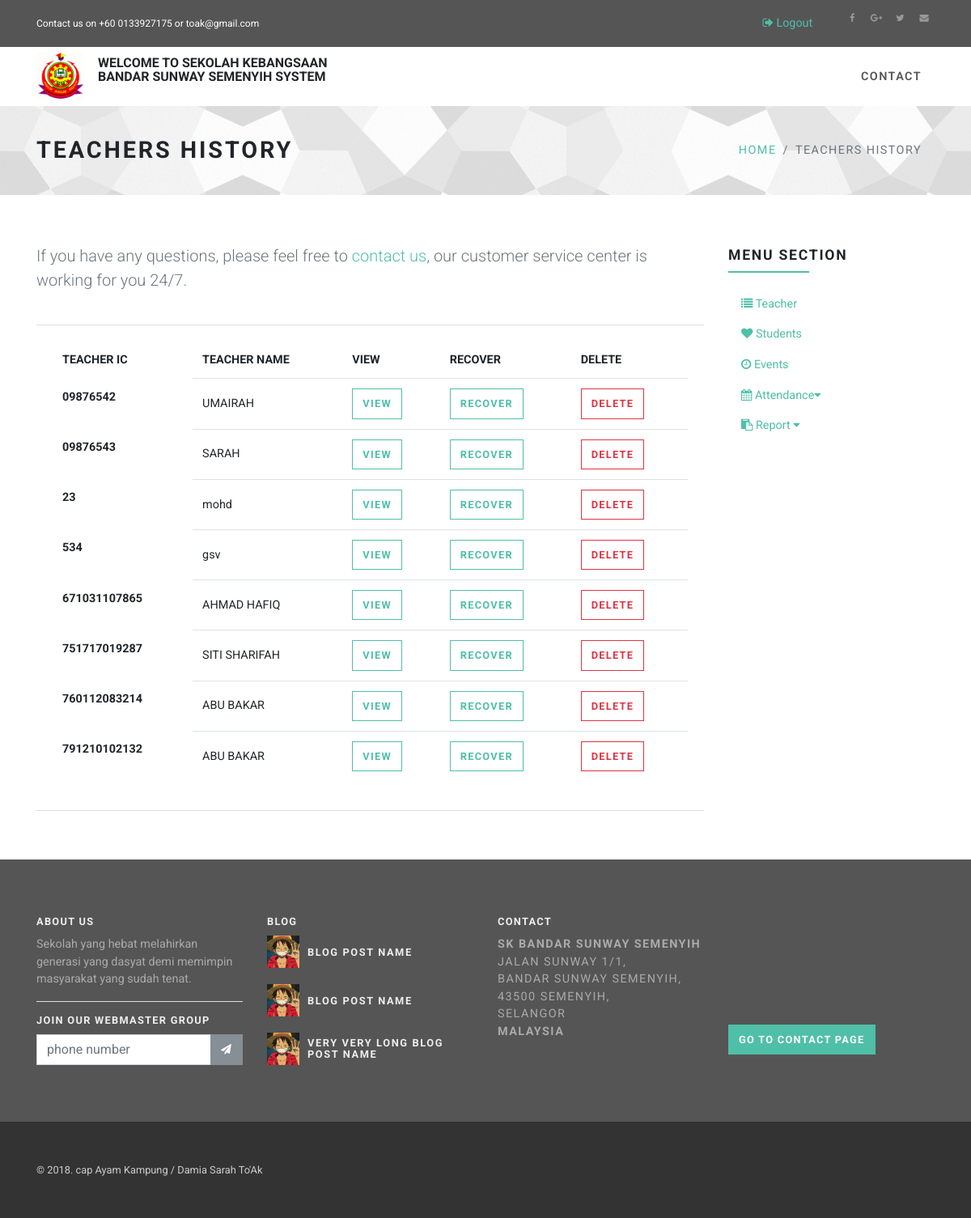
The page /history_teacher.php on the database its author committed.
### tables this page shows
CREATE TABLE `history_teacher` (
  `ht_ic` varchar(12) NOT NULL,
  `ht_name` varchar(20) NOT NULL,
  `ht_address` varchar(50) NOT NULL,
  `state_id` varchar(50) NOT NULL,
  `educationID` varchar(15) NOT NULL,
  `ht_nophone` int(10) NOT NULL,
  `g_id` varchar(6) NOT NULL,
  `form_id` varchar(10) NOT NULL,
  `class_id` varchar(10) NOT NULL,
  `ht_email` varchar(30) NOT NULL
);

### history_teacher.php (the view, shortened to what this page needs)
<!DOCTYPE html>
<html>
  <head>
    <link rel="stylesheet" href="vendor/bootstrap/css/bootstrap.min.css">
    <link rel="stylesheet" href="vendor/font-awesome/css/font-awesome.min.css">
    <link rel="stylesheet" href="vendor/bootstrap-select/css/bootstrap-select.min.css">
    <link rel="stylesheet" href="vendor/owl.carousel/assets/owl.carousel.css">
    <link rel="stylesheet" href="vendor/owl.carousel/assets/owl.theme.default.css">
    <link rel="stylesheet" href="css/style.default.css" id="theme-stylesheet">
    <link rel="stylesheet" href="css/custom.css">
  </head>
  <body>
    <div id="all">
      <div class="top-bar">
        <div class="container">
          <div class="row d-flex align-items-center">
            <div class="col-md-6 d-md-block d-none">
              <p>Contact us on +60 0133927175 or toak@gmail.com</p>
            </div>
            <div class="col-md-6">
              <div class="d-flex justify-content-md-end justify-content-between">
				<div class="panel-body">
                  <ul class="nav nav-pills flex-column text-sm">
                    <li class="nav-item"><a href="index.php" class="nav-link"><i class="fa fa-sign-out"></i> Logout</a></li>
                  </ul>
                </div>
                <ul class="social-custom list-inline">
                  <li class="list-inline-item"><a href="https://www.facebook.com/muhammadaimanroselee"><i class="fa fa-facebook"></i></a></li>
                  <li class="list-inline-item"><a href="https://www.instagram.com/_arolee/"><i class="fa fa-google-plus"></i></a></li>
                  <li class="list-inline-item"><a href="https://twitter.com/aimanroselee"><i class="fa fa-twitter"></i></a></li>
                  <li class="list-inline-item"><a href="https://accounts.google.com/ServiceLogin?sacu=1&hl=en&service=lso#identifier"><i class="fa fa-envelope"></i></a></li>
                </ul>
              </div>
            </div>
          </div>
        </div>
      </div>
      <header class="nav-holder make-sticky">
        <div id="navbar" role="navigation" class="navbar navbar-expand-lg">
          <div class="container"><a href="homepage_admin.php" class="navbar-brand home"><img src="img/logosekolah.jpg" height="60px;" width="60p;" alt="SK BSS logo" class="d-none d-md-inline-block"></a><h5>WELCOME TO SEKOLAH KEBANGSAAN <br>BANDAR SUNWAY SEMENYIH SYSTEM</h5>
            <div id="navigation" class="navbar-collapse collapse">
              <ul class="nav navbar-nav ml-auto">
                <li class="nav-item "><a href="contact.php">Contact <b class="caret"></b></a></li>
              </ul>
            </div>
          </div>
        </div>
      </header>
      <?php
        include 'dbconnect.php';
        $query = 'SELECT  ht_ic,ht_name from history_teacher';
        $result = mysqli_query($conn,$query) or die('SQL error');
      ?>
      <div id="heading-breadcrumbs">
        <div class="container">
          <div class="row d-flex align-items-center flex-wrap">
            <div class="col-md-7">
              <h1 class="h2">Teachers History</h1>
            </div>
            <div class="col-md-5">
              <ul class="breadcrumb d-flex justify-content-end">
                <li class="breadcrumb-item"><a href="homepage_admin.php">Home</a></li>
                <li class="breadcrumb-item active">Teachers History</li>
              </ul>
            </div>
          </div>
        </div>
      </div>
      <div id="content">
        <div class="container">
          <div class="row bar mb-0">
            <div id="customer-orders" class="col-md-9">
              <p class="text-muted lead">If you have any questions, please feel free to <a href="contact.php">contact us</a>, our customer service center is working for you 24/7.</p>
              <div class="box mt-0 mb-lg-0">
                <div class="table-responsive">
        					<table class="table table-hover">
                      <tr>
                        <th>TEACHER IC </th>
                        <th>TEACHER NAME </th>
                        <th>VIEW</th>
                        <th>RECOVER</th>
                        <th>DELETE</th>
                      </tr>
                      <?php
                        while($row = mysqli_fetch_array($result, MYSQLI_ASSOC))
                        {
                      ?>
                        <tr>
                          <th><?php echo $row['ht_ic']; ?></th>
                          <td><?php echo $row['ht_name']; ?></td>
                          <td><a href="info_history_teacher.php?ht_ic=<?php echo $row['ht_ic']; ?>" class="btn btn-outline-primary">VIEW</a></td>
                          <td><a href="" class="btn btn-outline-primary recover" data-action="recover" data-body-message="Are you sure to recover this data?" data-redirect-url="teacher_restore.php?ht_ic=<?php echo $row['ht_ic']; ?>">RECOVER</a></td>
                          <td><a href="" class="btn btn-outline-danger delete" data-action="delete" data-body-message="Are you sure to permanently delete this data?" data-redirect-url="delete_history_teacher.php?ht_ic=<?php echo $row['ht_ic']; ?>">DELETE</a></td>
                        </tr>
                        <?php
                        }
                      ?>
                  </table>
                </div>
              </div>
            </div>
            <div class="col-lg-3 mt-4 mt-lg-0">
              <div class="panel panel-default sidebar-menu">
                <div class="panel-heading">
                  <h3 class="h4 panel-title">Menu section</h3>
                </div>
                <div class="panel-body">
                  <ul class="nav nav-pills flex-column text-sm">
                    <li class="nav-item"><a href="list_teacher.php" class="nav-link"><i class="fa fa-list"></i> Teacher</a></li>
                    <li class="nav-item"><a href="list_student.php" class="nav-link"><i class="fa fa-heart"></i> Students</a></li>
          <li class="nav-item"><a href="list_event.php" class="nav-link"><i class="fa fa-clock-o"></i> Events</a></li>
                    <li class="nav-item dropdown"><a href="" class="nav-link" data-toggle="dropdown" class="dropdown-toggle"><i class="fa fa-calendar"></i> Attendance<i class="fa fa-caret-down"></i></a>
          </li>
          <li class="nav-item dropdown" ><a href="" class="nav-link" data-toggle="dropdown" class="dropdown-toggle"><i class="fa fa-clipboard" ></i> Report <i class="fa fa-caret-down"></i></a>
          </li>
                  </ul>
                </div>
              </div>
      </div>
      </div>
    </div>
    </div>
      <footer class="main-footer">
        <div class="container">
          <div class="row">
            <div class="col-lg-3">
              <h4 class="h6">About Us</h4>
              <p>Sekolah yang hebat melahirkan generasi yang dasyat demi memimpin masyarakat yang sudah tenat.</p>
              <hr>
              <h4 class="h6">Join Our Webmaster Group</h4>
              <form>
                <div class="input-group">
                  <input type="text" class="form-control" placeholder="phone number">
                  <div class="input-group-append">
                    <button type="button" class="btn btn-secondary"><i class="fa fa-send"></i></button>
                  </div>
                </div>
              </form>
            </div>
            <div class="col-lg-3">
              <h4 class="h6">Blog</h4>
              <ul class="list-unstyled footer-blog-list">
                <li class="d-flex align-items-center">
                  <div class="image"><img src="img/luffy.png" alt="..." class="img-fluid"></div>
                  <div class="text">
                    <h5 class="mb-0"> <a href="post.html">Blog post name</a></h5>
                  </div>
                </li>
                <li class="d-flex align-items-center">
                  <div class="image"><img src="img/luffy.png" alt="..." class="img-fluid"></div>
                  <div class="text">
                    <h5 class="mb-0"> <a href="post.html">Blog post name</a></h5>
                  </div>
                </li>
                <li class="d-flex align-items-center">
                  <div class="image"><img src="img/luffy.png" alt="..." class="img-fluid"></div>
                  <div class="text">
                    <h5 class="mb-0"> <a href="post.html">Very very long blog post name</a></h5>
                  </div>
                </li>
              </ul>
            </div>
            <div class="col-lg-3">
              <h4 class="h6">Contact</h4>
              <p class="text-uppercase"><strong>SK Bandar Sunway Semenyih</strong><br>Jalan Sunway 1/1, <br>Bandar Sunway Semenyih, <br>43500 Semenyih, <br>Selangor <br><strong>Malaysia</strong></p>
            </div>
            <div class="col-lg-3">
              <br><br><br><br><br><br><a href="contact.php" class="btn btn-template-main">Go to contact page</a>
            </div>
          </div>
        </div>
        <div class="copyrights">
          <div class="container">
            <div class="row">
              <div class="col-lg-4 text-center-md">
                <p>&copy; 2018. cap Ayam Kampung / Damia Sarah To'Ak</p>
              </div>
            </div>
          </div>
        </div>
      </footer>
    </div>
  </body>
</html>

### rows shown on the page
history_teacher: ht_ic "09876542", ht_name "UMAIRAH"
history_teacher: ht_ic "09876543", ht_name "SARAH"
history_teacher: ht_ic "23", ht_name "mohd"
history_teacher: ht_ic "534", ht_name "gsv"
history_teacher: ht_ic "671031107865", ht_name "AHMAD HAFIQ"
history_teacher: ht_ic "751717019287", ht_name "SITI SHARIFAH"
history_teacher: ht_ic "760112083214", ht_name "ABU BAKAR"
history_teacher: ht_ic "791210102132", ht_name "ABU BAKAR"
